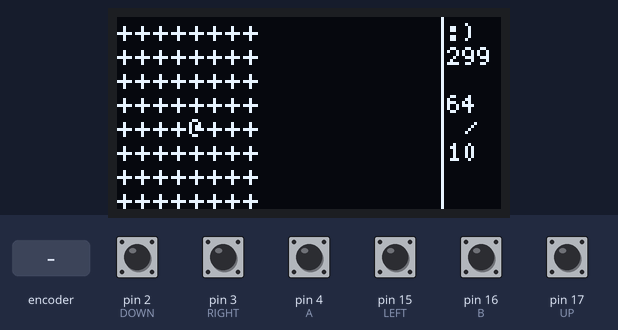
Simulated run of this sketch. Board: Arduino Uno, built with avr-gcc and run on an emulated ATmega328P. Shown: 128×64 one-colour display. The test bench sets the inputs (shaded band); at power-on: pin 2 (DOWN), pin 3 (RIGHT), pin 4 (A), pin 15 (LEFT), pin 16 (B), pin 17 (UP) HIGH. Random numbers use the default seed unless the sketch sets one.

Above: at 3.2 s.
4.2 s: pin 2 (DOWN) pulled LOW for 1 s
At 5.7 s:
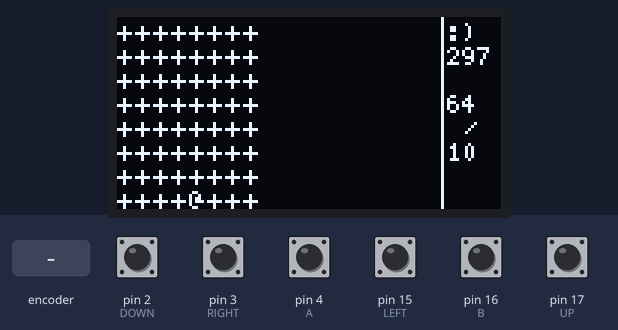
6.7 s: pin 17 (UP) pulled LOW for 1 s
At 8.5 s:
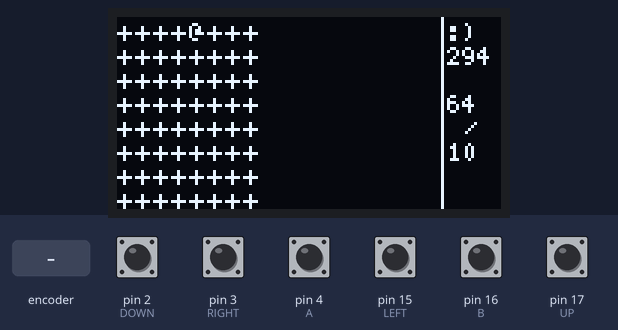
9.2 s: rotary encoder on pin 4 (A) / pin 16 (B) turned 3 steps (first pin leading)
At 10.9 s:
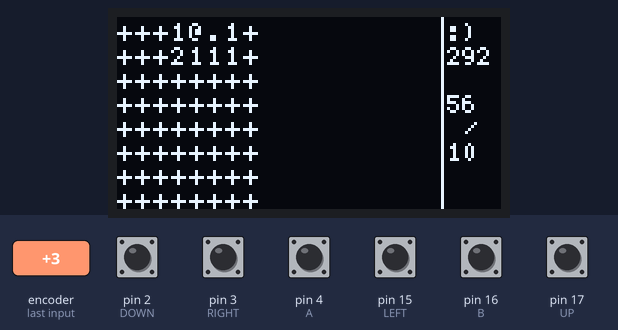
11.5 s: pin 3 (RIGHT) pulled LOW for 0.15 s
At 12.6 s:
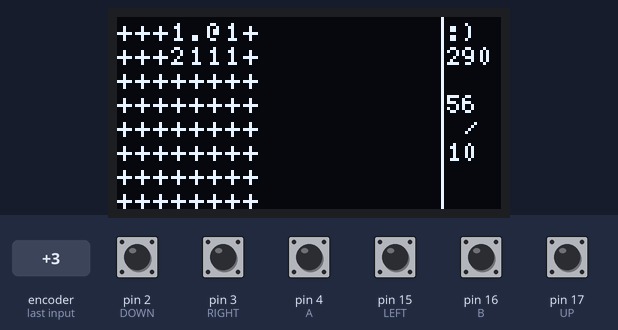
13.6 s: pin 15 (LEFT) pulled LOW for 0.15 s
At 14.8 s:
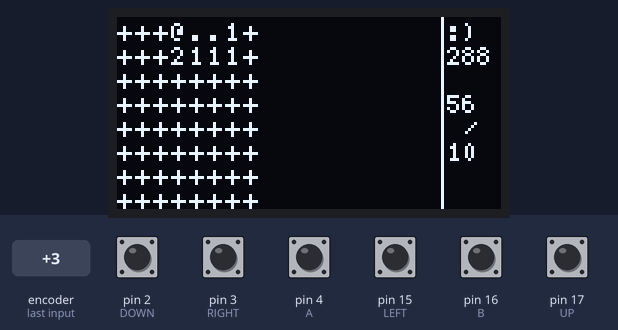
15.3 s: pin 2 (DOWN) pulled LOW for 0.15 s
At 16.9 s:
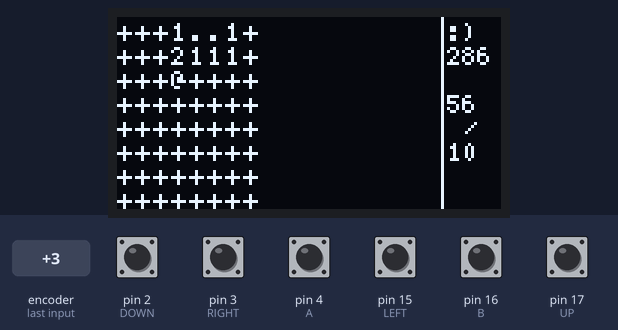
Timing chart, 0 to 18.0 s (numbered marks = the images above; inputs shaded):
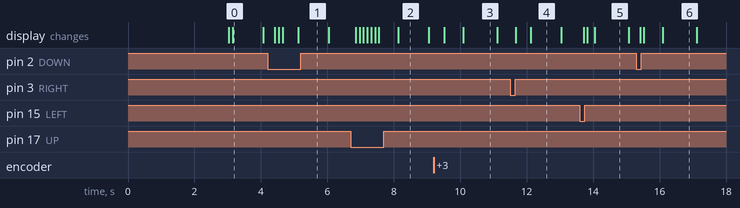

The sketch:

U8gMines.ino
```cpp
#include <Arduino.h>
#include <U8g2lib.h>
#ifdef U8X8_HAVE_HW_SPI
#include <SPI.h>
#endif
#ifdef U8X8_HAVE_HW_I2C
#include <Wire.h>
#endif
U8G2_SSD1306_128X64_NONAME_F_HW_I2C u8g2(U8G2_R0, /* reset=*/ U8X8_PIN_NONE);
/*=========================================================
                      自定义按键
  =========================================================*/
#define UP 17//定义方向键上为Arduino上的11号引脚
#define DOWN 2//定义方向键上为Arduino上的10号引脚
#define LEFT 15//定义方向键上为Arduino上的9号引脚
#define RIGHT 3//定义方向键上为Arduino上的8号引脚
#define A 4//定义方向键上为Arduino上的7号引脚
#define B 16//定义方向键上为Arduino上的6号引脚
/*=========================================================
                         位图
  =========================================================*/
//HWT 作者信息 请勿删除
const uint8_t HWT[] PROGMEM = {0x30,0x00,0x00,0x00,0x00,0x00,0x00,0x00,0x00,0xcc,0xc0,0x98,0x79,0x90,0xa2,0x0f,0x22,0x45,0x84,0x20,0x25,0x49,0x90,0x22,0x02,0x22,0x45,0x32,0x81,0x24,0x79,0xf0,0x22,0x62,0xe2,0x45,0x32,0x41,0x24,0x49,0x90,0x2a,0x62,0x22,0x55,0x84,0x20,0x24,0x49,0x90,0x14,0x02,0x22,0x29,0xcc,0xe0,0x99,0x7b,0x90,0x14,0x02,0x2e,0x29,0x30,0x00,0x00,0x00,0x00,0x00,0x00,0x00,0x00};
//社会核心价值观
const uint8_t CSV[] PROGMEM = {0xff,0xff,0xff,0xff,0xff,0xff,0xff,0xff,0xff,0xff,0xff,0xff,0xff,0xff,0xff,0xff,0xff,0xff,0xff,0xff,0xff,0xff,0xff,0xff,0xff,0xff,0xff,0xff,0xff,0xff,0xff,0xff,0xff,0xdf,0xf7,0xff,0xfe,0xf7,0xf9,0xbf,0xff,0x7b,0xff,0xbd,0xff,0x07,0xfe,0xff,0xff,0xff,0xf7,0x7f,0xfd,0xf7,0xfb,0x7f,0xff,0x7b,0xff,0x01,0x10,0xf4,0xfe,0xff,0xff,0x87,0xf7,0xbf,0xfb,0x37,0x80,0x7f,0xfe,0xbd,0xfe,0xbe,0xff,0xd5,0xfe,0xff,0xff,0xbf,0xf7,0xdf,0xf7,0xc1,0xfd,0x6f,0xff,0xdd,0xfd,0xbe,0xdf,0xd5,0xfe,0xff,0xff,0xdf,0x00,0xef,0xef,0xf7,0xfe,0xef,0xff,0xec,0x7b,0x06,0xbc,0xd6,0xfe,0xff,0xff,0xdf,0xf7,0x13,0x10,0x73,0xef,0xed,0x77,0xf5,0xa7,0xf6,0xbd,0xd6,0xfe,0xff,0x1f,0x8c,0xf7,0xff,0xbf,0x63,0xe0,0xed,0xef,0xd9,0xf5,0x06,0x7c,0xd7,0x1e,0xfc,0xff,0x57,0xf7,0xff,0xff,0xd5,0xf7,0xed,0xdf,0xdd,0xfd,0xf6,0x7d,0xd7,0xfe,0xff,0xff,0xdf,0xf7,0x07,0xc0,0xf5,0xdb,0xed,0xdf,0xdd,0xfd,0x06,0xbc,0xd6,0xfe,0xff,0xff,0xdf,0xf7,0x7f,0xff,0xf7,0xcc,0xee,0xdf,0xdd,0xfd,0xf6,0xbd,0x95,0xfe,0xff,0xff,0xdf,0xf7,0xbf,0xfb,0x37,0xf7,0xef,0xf7,0xdd,0xfd,0x06,0xbc,0xad,0xff,0xff,0xff,0xdf,0xf7,0xdf,0xf7,0xf7,0xfb,0xef,0xf7,0xdd,0xfd,0xf6,0xdd,0xb7,0xfb,0xff,0xff,0x5f,0x00,0x0e,0xe0,0xf7,0xe4,0xef,0xf7,0xed,0xfd,0xf6,0xfd,0xbb,0xfb,0xff,0xff,0xdf,0xff,0xdf,0xef,0x17,0xdf,0x1f,0xf8,0xf5,0xfd,0x00,0xf0,0x7c,0xfc,0xff,0xff,0xfb,0xff,0xff,0xff,0xff,0xbf,0xff,0xdf,0xff,0xff,0xff,0xf7,0xff,0xbd,0xff,0x0f,0x00,0x84,0x01,0x07,0xc0,0x7f,0xff,0xbf,0xff,0x3f,0xf0,0xe3,0xbf,0xbd,0xfd,0xef,0xff,0xbd,0x7d,0xf7,0xdf,0x7f,0xff,0xbf,0x7f,0xb0,0x37,0xfc,0x7f,0xa1,0xfe,0x2f,0x80,0xbe,0x7d,0xf7,0xdf,0x03,0xc0,0x00,0x40,0xb7,0xf7,0xfd,0x7f,0x3d,0xff,0xff,0xff,0xbf,0x01,0x07,0xc0,0x7f,0xff,0xf7,0x7b,0x37,0xf0,0x1d,0xf8,0xbd,0xfb,0x7f,0xc0,0x87,0xef,0xf7,0xfe,0x7f,0xff,0xf7,0x7b,0xb0,0x37,0xc0,0xfb,0xa5,0xfb,0x7f,0xdf,0xf7,0xef,0xf7,0xfe,0x7f,0xff,0xf7,0x7d,0xb7,0xf7,0xdd,0x1b,0x59,0xfc,0x7f,0xc0,0xf7,0x00,0x06,0x80,0x07,0xe0,0xef,0x7d,0xb7,0xf7,0xdd,0x7b,0xef,0xff,0xff,0xff,0x87,0xee,0xf6,0xfd,0x7f,0xff,0xef,0x7e,0x37,0xf0,0xd8,0x7b,0x03,0xfe,0x3f,0x80,0xbf,0xee,0xf6,0xfd,0x7f,0xff,0xdf,0x7e,0xb0,0x77,0xd5,0x7b,0xfb,0xfe,0xbf,0xbb,0xbf,0x00,0xf6,0xfb,0x7f,0xff,0x3f,0x7f,0xb7,0x77,0xd5,0x7b,0xfb,0xfe,0x3f,0x80,0xbf,0xef,0xb7,0x77,0x7f,0xff,0xdf,0xfc,0xdf,0xb7,0xdd,0x7b,0x01,0xfe,0xbf,0xbb,0xb7,0x6f,0xd7,0x6f,0x7f,0xff,0xef,0xfb,0xdf,0xf7,0x1d,0x78,0xfa,0xfe,0x3f,0x80,0xaf,0x00,0xe6,0x1f,0x01,0x80,0xf3,0xc7,0xef,0xf5,0xdd,0x7b,0xfb,0xfe,0xbf,0xbf,0xdf,0xff,0xf6,0x7f,0xff,0xff,0xfc,0xef,0xf7,0xfb,0xfd,0xff,0x03,0xfe,0xff,0xfd,0xff,0xfd,0xff,0xff,0xf7,0xfd,0xff,0xfe,0xff,0xff,0x7f,0xff,0xdf,0xff,0xff,0xfd,0xff,0xfd,0x07,0x80,0xf7,0xfd,0xef,0xfc,0x00,0x70,0x7f,0xbf,0xdf,0xff,0xff,0xfe,0xff,0xfd,0xff,0xfe,0x83,0xc0,0xef,0xfe,0xdf,0xff,0x7e,0x7f,0xee,0xff,0x3f,0x00,0x0f,0x00,0xef,0xee,0x6d,0xf7,0xef,0xfe,0xdf,0xff,0x0d,0xf8,0xee,0xfe,0xbf,0x7f,0xef,0x7d,0xdf,0xee,0x7f,0xff,0xf7,0xfd,0xdf,0xbf,0x7f,0xdf,0xf7,0xfd,0xbf,0x7f,0xef,0x7d,0xdf,0xee,0x07,0xe0,0xf7,0xfd,0xdf,0x7f,0x7f,0x3f,0x03,0xf8,0x3f,0x00,0xef,0x7d,0xdf,0xf6,0x7f,0xff,0xbb,0xfb,0xdd,0xff,0x7b,0x7f,0xff,0xfb,0xbf,0x7f,0xef,0x7d,0xff,0xfe,0x01,0x80,0xbd,0xc7,0x1d,0xf8,0x05,0xf0,0xfd,0xff,0xbf,0x7f,0x0f,0x00,0x03,0x00,0xff,0xfb,0xde,0xef,0xdd,0xff,0xbd,0xff,0x06,0xfc,0x3f,0x00,0xef,0x7d,0xff,0xfe,0x03,0xc0,0xdf,0xff,0xdd,0xff,0xbe,0x7f,0xf7,0xfd,0xbf,0x7f,0xef,0x7d,0xff,0xfe,0xdf,0xfb,0xef,0xff,0xdd,0x3f,0xde,0x1d,0xf7,0xfd,0xbf,0x7f,0xef,0x7d,0xff,0xfe,0xbf,0xfb,0xf7,0xfd,0xdd,0xff,0xde,0x7b,0xf7,0xfd,0xbf,0x7f,0xef,0x7d,0xff,0xfe,0xbf,0xfb,0xfb,0xfb,0xdd,0xff,0xee,0x7b,0xf7,0xfd,0x3f,0x00,0x0f,0x00,0xff,0xfe,0xff,0xfa,0x01,0xf0,0xdd,0xff,0x06,0x70,0x07,0xfc,0xbf,0x07,0xef,0x7f,0x6f,0xf6,0xbf,0xfd,0xfb,0x75,0x00,0xe0,0xe6,0x77,0xb6,0xfd,0x1f,0xb8,0x0f,0x00,0x6e,0xf7,0xbf,0xfd,0xfe,0xf5,0x7b,0xff,0xf7,0xff,0xdd,0xff,0xbf,0xbd,0xef,0xff,0x02,0xf4,0xbf,0xfd,0xfd,0xed,0x03,0x20,0x00,0x30,0x00,0xfc,0x7f,0xdb,0xef,0xff,0x6e,0x07,0xbb,0xdd,0x0d,0xc0,0xfd,0xff,0xf7,0xff,0xf7,0xff,0x0f,0x00,0x2c,0x80,0xf6,0xbb,0xb7,0xdd,0xef,0xfd,0xfd,0xff,0xf7,0x7f,0x00,0xfe,0xef,0xfd,0xee,0xfb,0x06,0xbc,0xb7,0xed,0xec,0xfd,0x0c,0xf0,0x03,0xfc,0xf7,0xff,0xff,0xfd,0xef,0xfb,0xf6,0xba,0xaf,0xed,0x0d,0xed,0xfc,0xff,0xfb,0x3d,0x00,0xfc,0x1f,0x00,0x6f,0xc0,0x82,0xba,0xaf,0xf5,0x6d,0x6d,0x0d,0xf0,0xf5,0xfe,0xb6,0xff,0xff,0xfe,0xef,0xfb,0xb6,0xda,0xaf,0xf5,0x6d,0xf5,0xfd,0xff,0xed,0xfe,0xd5,0xff,0xff,0xc0,0xef,0xeb,0xb6,0xd6,0xaf,0xf9,0x6d,0xf5,0xfd,0xff,0x5e,0x1f,0x00,0xf8,0x7f,0xde,0xef,0xdb,0xb6,0xee,0xbf,0xfd,0x65,0xfb,0x0d,0x70,0xbf,0xff,0xff,0xff,0xbf,0xed,0x2f,0x80,0x86,0xd6,0xbf,0xfd,0x49,0xdb,0xed,0xb7,0x5f,0x7f,0x00,0xff,0xcf,0xf3,0xef,0xff,0xf6,0xd6,0xbf,0xfd,0xad,0xd5,0xed,0xf7,0xe7,0x7e,0x7f,0xff,0xff,0x0c,0x0e,0x00,0xbe,0x3a,0x01,0x80,0xf7,0xce,0x0d,0xf0,0xf9,0x71,0x00,0xff,0x1f,0x7f,0xef,0xff,0x7e,0xbd,0xff,0xff,0x7b,0xdf,0xed,0x37,0xfe,0x7b,0x7f,0xff,0xff,0xff,0xff,0xff,0xff,0xff,0xff,0xff,0xff,0xff,0xff,0xff,0xff,0xff,0xff,0xff,0xff,0xff,0xff,0xff,0xff,0xff,0xff,0xff,0xff,0xff,0xff,0xff,0xff,0xff,0xff,0xff,0xff,0xff,0xff,0xff,0xff,0xff,0xff,0xff,0xff,0xff,0xff,0xff,0xff,0xff,0xff,0xff,0xff,0xff,0xff,0xff,0xff,0xff,0xff,0xff,0xff,0xff,0xff,0xff,0xff,0xff,0xff,0xff};
/*=========================================================
  变量
  =========================================================*/
byte x, y;
byte PX, PY; //玩家坐标
byte sx; //当前地图大小
byte KeyBack; //按键返回值
byte MAP[18][8]; //游戏地图
bool OMAP[18][8]; //遮挡地图
unsigned long GT; //游戏倒计时
/*
   0为空
   1-254 为距离
   255为地雷
*/
byte LEVEL = 1; //关卡
/*
     关卡 大小 雷数   难度
     1    8*8  10     16.625
     2    8*10 14     17.5
     3    8*12 18     18.75
     4    8*14 22     19.642
     5    8*16 26     20.312
     6    8*18 30     20.833

     大小:8*(8+(n-1)*2)
     雷数:10+(n-1)*4
*/
byte mines[2];
/*=========================================================
  只循环一次
  =========================================================*/
void setup() {
  u8g2.begin();
  //初始化按钮
  pinMode(UP, INPUT);//定义方向UP引脚状态
  pinMode(DOWN, INPUT);//定义方向DOWN引脚状态
  pinMode(LEFT, INPUT);//定义方向LEFT引脚状态
  pinMode(RIGHT, INPUT);//定义方向RIGHT引脚状态
  pinMode(A, INPUT);//定义按键A引脚状态
  pinMode(B, INPUT);//定义按键B引脚状态
  Serial.begin(9600);
  u8g2.setFont(u8g2_font_5x7_tf);

    for (int i = 63; i >= -8; i--) {
      u8g2.clearBuffer();
     // u8g2.drawXBMP(26, i, 72, 8, HWT);
      //u8g2.drawXBMP(0, i + 8, 128, 64, CSV);
      u8g2.sendBuffer();
    }

  delay(1000);
  GenerateMap(); //生成地图
}
/*=========================================================
                     不停循环
  =========================================================*/
void loop() {
  key(); //按键扫描
  logic(); //逻辑
  draw(); //绘图
  //DEBUG();
}

/*=========================================================
  生成地图 和 初始化游戏
  =========================================================*/
void GenerateMap() {
  sx = 8 + (LEVEL - 1) * 2;
  PX = sx / 2.0;
  PY = 4;
  //清空地图
  for (y = 0; y < 8; y++) {
    for (x = 0; x < sx; x++) {
      MAP[x][y] = 0;
      OMAP[x][y] = true;
    }
  }
  //生成地雷
  mines[1] = 10 + (LEVEL - 1) * 4; //计算当前关卡要生成颗地雷
  for (mines[0] = 0; mines[0] < mines[1];) {
    //随机生成地雷坐标
    x = random(sx);
    y = random(8);
    if (MAP[x][y] == 0) {  //判断随机位置是否为地雷，是的话重新生成
      //  Serial.println(String("[ ") + x + String(" ] ") + String("[ ") + y + String(" ]"));
      MAP[x][y] = 255; //设置地雷
      mines[0]++;
    }
  }
  mines[0] = 0;
  //计算与雷的距离
  for (y = 0; y < 8; y++) {
    for (x = 0; x < sx; x++) {
      if (MAP[x][y] != 255) {
        //该位置不是雷，计算附近3*3有多少雷
        for (int my = -1; my < 2; my++) {
          for (int mx = -1; mx < 2; mx++) if (MAP[x + mx][y + my] == 255 && x + mx >= 0 && y + my >= 0 && x + mx < sx && y + my < 8) MAP[x][y]++;
        }
      }
    }
  }
  GT = millis() / 1000;
}
/*=========================================================
  按键扫描
  =========================================================*/
void key() {
  /*
      0  1  2  3  4  5
      ↑ ↓← →  A  B
  */
  KeyBack = 255;
  if (digitalRead(UP) == LOW) KeyBack = 0;
  if (digitalRead(DOWN) == LOW) KeyBack = 1;
  if (digitalRead(LEFT) == LOW) KeyBack = 2;
  if (digitalRead(RIGHT) == LOW) KeyBack = 3;
  if (digitalRead(A) == LOW) KeyBack = 4;
  if (digitalRead(B) == LOW) KeyBack = 5;
}
/*=========================================================
  绘图
  =========================================================*/
void draw() {
  u8g2.clearBuffer();
    byte x, y;
    u8g2.setCursor(0, 8);
    //显示扫雷地图
    mines[0] = 0;
    for (y = 0; y < 8; y++) {
      for (x = 0; x < sx; x++) {
        u8g2.setCursor(x * 6, y * 8 + 8);
        if (OMAP[x][y] == false || MAP[PX][PY] == 254) {
          if (MAP[x][y] == 255) {
            u8g2.print(F("^"));
          } else if (MAP[x][y] == 0) {
            u8g2.print(F("."));
          } else {
            if (MAP[x][y] != 254) u8g2.print(MAP[x][y]);
          }
        } else {
          u8g2.print(F("+"));
          mines[0]++;
        }
      }
    }
    //判定是否通关
    if (mines[0] == mines[1]) win();
    //显示状态栏
    u8g2.drawLine(108, 0, 108, 64);
    u8g2.setCursor(110, 24 + 8);
    u8g2.print(mines[0]);
    u8g2.setCursor(116, 32 + 8);
    u8g2.print(F("/"));
    u8g2.setCursor(110, 40 + 8);
    u8g2.print(mines[1]);
    //显示光标 以及状态栏表情
    u8g2.setCursor(PX * 6, PY * 8 + 8);
    if (MAP[PX][PY] == 254) {
      u8g2.print(F("*"));
      u8g2.setCursor(110, 8);
      u8g2.print(F(":("));
    } else {
      u8g2.print(F("@"));
      u8g2.setCursor(110, 8);
      u8g2.print(F(":)"));
    }
    //显示游戏剩余时间
    u8g2.setCursor(110, 16);
    u8g2.print(300 + GT - millis() / 1000);
  u8g2.sendBuffer();
}
/*=========================================================
  DEBUG
  =========================================================*/
void DEBUG() {
  Serial.println("=======DEBUG=======");
  for (y = 0; y < 8; y++) {
    for (x = 0; x < sx; x++) {
      if (MAP[x][y] == 255) {
        Serial.print(F("X"));
      } else {
        Serial.print(MAP[x][y]);
      }
    }
    Serial.println();
  }
  Serial.println("=======OMAP=======");
  for (y = 0; y < 8; y++) {
    for (x = 0; x < sx; x++) {
      Serial.print(OMAP[x][y]);
    }
    Serial.println();
  }
  Serial.println();
  Serial.print(F(""));
  Serial.println();
}
/*=========================================================
  逻辑
  =========================================================*/
void logic() {
  //按键返回
  switch (KeyBack) {
    case 0:
      if (PY != 0) PY--;
      break;
    case 1:
      if (PY != 7) PY++;
      break;
    case 2:
      if (PX != 0) PX--;
      break;
    case 3:
      if (PX < sx - 1) PX++;
      break;
    case 4:
      OMAP[PX][PY] = false; //做标记 这个位置挖开了
      if (MAP[PX][PY] == 255) {
        MAP[PX][PY] = 254;
        fail();
      } else if (MAP[PX][PY] == 0) {
        BOOM();
      }
      break;
    case 5:
      break;
  }
  //判断是否超时
  if (millis() / 1000.0 >= GT + 300) fail(); //游戏超时 游戏结束
}
/*=========================================================
                  下一关
  =========================================================*/
void win() {
  u8g2.clearBuffer();
    for (y = 0; y < 8; y++) {
      for (x = 0; x < sx; x += 3) {
        u8g2.setCursor(x * 6, y * 8 + 8);         //设置光标
        u8g2.print(F("WIN"));                 //打印 你赢了
        u8g2.sendBuffer();
        delay(10);
      }
    }
  delay(5000);
  if (LEVEL != 6) LEVEL++;
  GenerateMap();
}
/*=========================================================
                  失败
  =========================================================*/
void fail() {
  draw();
  delay(5000);
  GenerateMap();
}
/*=========================================================
  BOOM  炸开一片区域 通常程序会在空白时候调用
  =========================================================*/
void BOOM() {
SBOOM:
  MAP[PX][PY] = 253;
  bool Change = false;
  for (y = 0; y < 8; y++) {
    for (x = 0; x < sx; x++) {
      //开始遍历地图
      for (int my = -1; my < 2; my++) {
        for (int mx = -1; mx < 2; mx++) {
          if (x + mx >= 0 && y + my >= 0 && x + mx < sx && y + my < 8) { //防止内存越界
            if (MAP[x + mx][y + my] == 0 && MAP[x][y] == 253) {
              Change = true;
              MAP[x + mx][y + my] = 253;
            }
          }
        }
      }
    }
  }
  if (Change == true) goto SBOOM;
  for (y = 0; y < 8; y++) {
    for (x = 0; x < sx; x++) {
      if (MAP[x][y] == 253) {
        MAP[x][y] = 0;
        for (int my = -1; my < 2; my++) {
          for (int mx = -1; mx < 2; mx++) {
            if (x + mx >= 0 && y + my >= 0 && x + mx < sx && y + my < 8) { //防止内存越界
              OMAP[x + mx][y + my] = false;
            }
          }
        }
      }
    }
  }
}
```

Measured:
- what the display in image 2 shows lasts 1.0 s, from 8.1 s to 9.1 s
